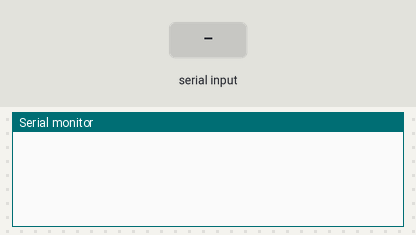
This sketch was run on a simulated Arduino Mega 2560, built with avr-gcc and run on an emulated ATmega2560. Parts: the last lines printed to the serial monitor. Inputs (shaded band) come from the test bench.

Above: at 1.2 s.
1.3 s: "90,45,200:" received over Serial
At 3.9 s:
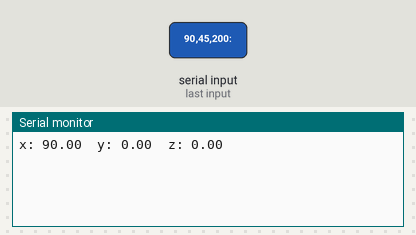
4.3 s: "30,150,10:" received over Serial
At 7.2 s:
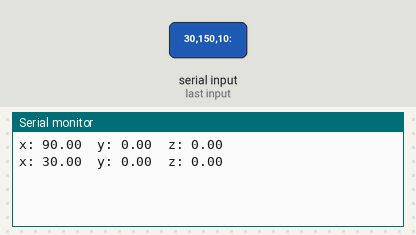

The sketch:

Delta_Roboter_Winkelrechner_Motoren.ino
```cpp
//Default position at startup
#define defaultx 0
#define defaulty 0
#define defaultz -100

// robot geometry
const float e = 40.0;     //end effector radius
const float f = 70.0;     //base radius
const float re = 185.0;   //forearm length
const float rf = 100.0;   //bicep length

// trigonometric constants
const float sqrt3 = sqrt(3.0);
const float pi = 3.141592653;
const float sin120 = sqrt3 / 2.0;
const float cos120 = -0.5;
const float tan60 = sqrt3;
const float sin30 = 0.5;
const float tan30 = 1 / sqrt3;

//Target position
float tx, ty, tz;

//Actual position
float x, y, z;

//Range from actual position to target position
float rangex,rangey,rangez;

//Servo Angles
float ang1, ang2, ang3;

//Amount of Samples per move
int samples = 0;

//Time variable
int t = 65535;

//0 = valid point, -1 = non existing point
int valid = 0;

// inverse kinematics
// helper functions, calculates angle theta1 (for YZ-pane)
int delta_calcAngleYZ(float x0, float y0, float z0, float &theta)
{
  float y1 = -0.5 * tan30 * f;  //calculate motor shaft position from base center
  y0 -= 0.5 * tan30 * e;        //calculate end effector attachment position from center

  float a = (x0*x0 + y0*y0 + z0*z0 + rf*rf - re*re - y1*y1) / (2 * z0);
  float b = (y1 - y0) / z0;
  float d = -(a + b*y1)*(a + b*y1) + rf*(b*b*rf + rf);//discriminant
  if (d < 0) return -1;                               //non-existing point
  float yj = (y1 - a*b - sqrt(d)) / (b*b + 1);        //choosing outer point
  float zj = a + b*yj;                                //z = a + b*y
  theta = 180.0*atan(-zj / (y1 - yj)) / pi + ((yj>y1) ? 180.0 : 0.0);
  return 0;
}

// inverse kinematics: (x0, y0, z0) -> (theta1, theta2, theta3)
// returned status: 0=OK, -1=non-existing position
int delta_calcInverse(float x0, float y0, float z0, float &theta1, float &theta2, float &theta3)
{
  theta1 = theta2 = theta3 = 0;
  int stat = delta_calcAngleYZ(x0, y0, z0, theta1);
  if (stat == 0) stat = delta_calcAngleYZ(x0*cos120 + y0*sin120, y0*cos120 - x0*sin120, z0, theta2);  //rotate coords to +120 deg
  if (stat == 0) stat = delta_calcAngleYZ(x0*cos120 - y0*sin120, y0*cos120 + x0*sin120, z0, theta3);  //rotate coords to -120 deg
  return stat;
}

void setup()
{
  x = defaultx;
  y = defaulty;
  z = defaultz;
  tx = defaultx;
  ty = defaulty;
  tz = defaultz;
  rangex = 0;
  rangey = 0;
  rangez = 0;
  Serial.begin(250000);
  Serial1.begin(250000);
}

void loop()
{
  while(Serial.available() > 0)
  {
    tx = Serial.readStringUntil(':').toInt();
    ty = Serial.readStringUntil(':').toInt();
    tz = Serial.readString().toInt();

    Serial.print("x: ");
    Serial.print(tx);
    Serial.print("\ty: ");
    Serial.print(ty);
    Serial.print("\tz: ");
    Serial.println(tz);

    rangex = tx - x;
    rangey = ty - y;
    rangez = tz - z;

    samples = sqrt(rangex*rangex + rangey*rangey + rangez*rangez);

    t = 0;
  }

  if(t < samples)
  {
    if(rangex != 0) {x = tx-rangex+calcAng(rangex);}
    if(rangey != 0) {y = ty-rangey+calcAng(rangey);}
    if(rangez != 0) {z = tz-rangez+calcAng(rangez);}

    valid = delta_calcInverse(x, y, z, ang1, ang2, ang3);
    //ang1 += 90;
    //ang2 += 90;
    //ang3 += 90;

    if(valid == 0)
    {
      /*
      Serial.print("t: ");
      Serial.println(t);
      Serial.print("\t1: ");
      Serial.print(x);
      Serial.print("\t2: ");
      Serial.print(y);
      Serial.print("\t3: ");
      Serial.println(z);
      */

      Serial1.println(ang1);
      //Serial.println(ang1);

      t++;

      delay(100);
    }
    else
    {
      t--;
      samples = t;
      Serial.println("Error: Out of Area!");
    }
  }
}

float calcAng(float range)
{
  float val = (range/pi)*((pi*t)/samples - cos((pi*t)/samples) * sin((pi*t)/samples));
  return val;
}
```

Measured:
- after the input at 1.3 s, the serial monitor: prints a new line after 2.0 s (image 1)
- after the input at 4.3 s, the serial monitor: prints a new line after 2.0 s (image 2)
